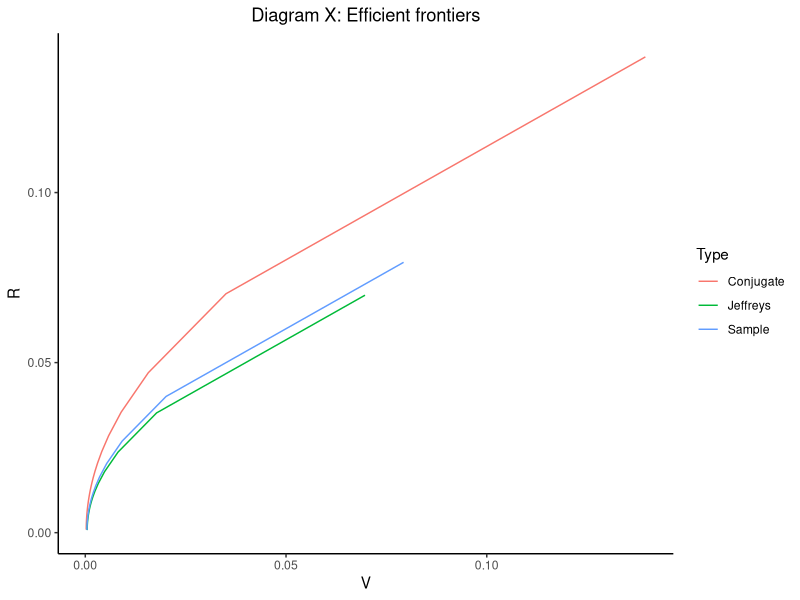
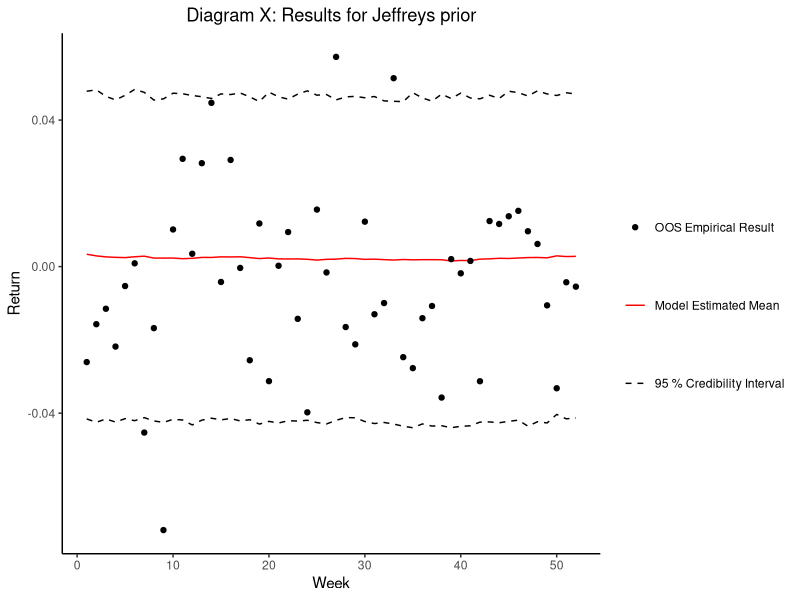
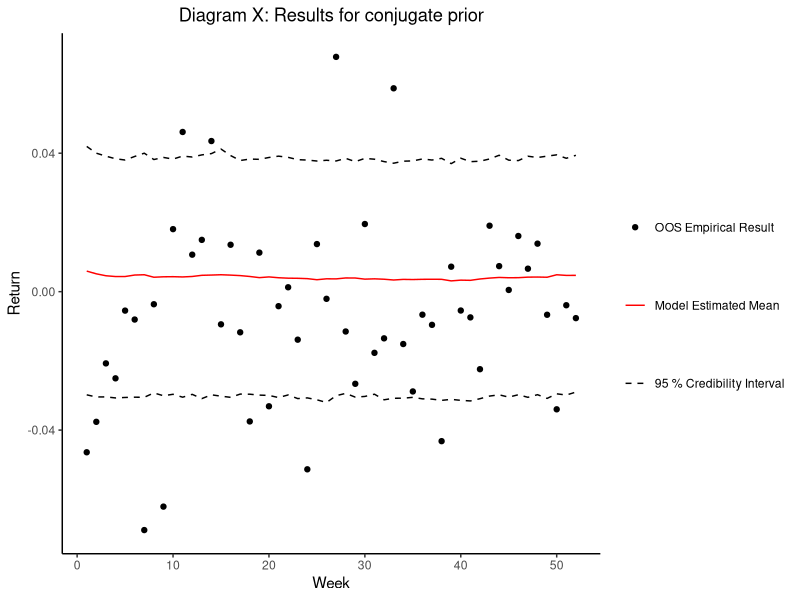
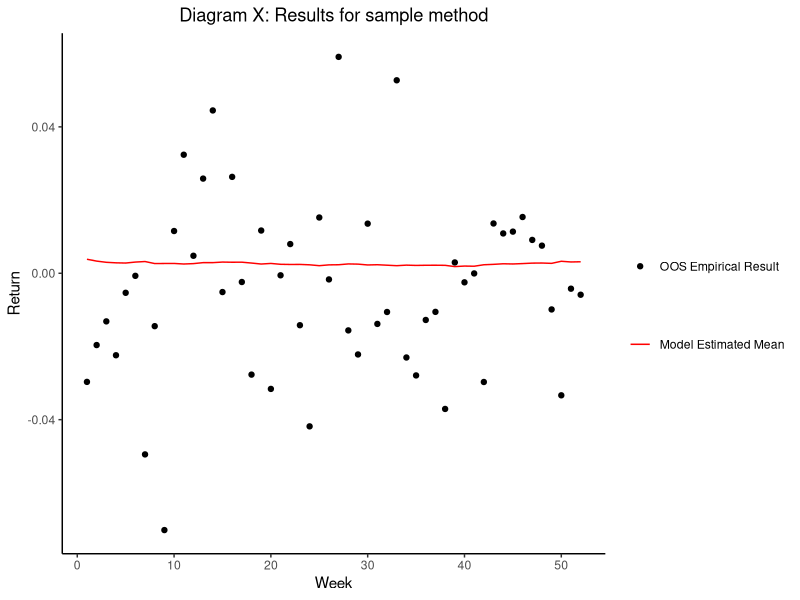

Generate these figures, in order, with R:
## ---- chunk 1

library(tidyverse)
library(quantmod)

# Function to optimize portfolio
opti <- function(x_bar, rets, gamma, type, d = nrow(rets), r = nrow(rets)){
  
  n <- nrow(rets)
  k <- ncol(rets)
  
  
  if(type == "sample"){
    c_kn <- 1/(n-1)
  }
  
  if (type == "jeff"){
   # Coefficient
    c_kn <- 1/(n-k-1) + (2*n - k - 1)/(n*(n-k-1)*(n-k-2)) 
  }
  
  if (type == "conj"){
   # Coefficient
    c_kn <- 1/(n+d-2*k-1) + (2*n+r+d-2*k-1)/((n+r)*(n+d-2*k-1)*(n+d-2*k-2))
  }
  
  # Covariance matrix
  S <- (n+1)*cov(rets)
  
  # Invert
  S_inv <- solve(S)
  
  # Vector of ones
  ones <- matrix(1:1, nrow = k, ncol = 1)
  
  # Normalization denominator
  den <- as.vector(t(ones) %*% S_inv %*% ones)
  
  # Q matrix
  Q <-  S_inv - (S_inv %*% ones %*% t(ones) %*% S_inv)/
                den
  
  # Quantites for MV
  w_mv <- (S_inv %*% ones)/den + gamma^(-1)*c_kn^(-1)*Q %*% x_bar
  
  r_mv <- (t(ones) %*% S_inv %*% x_bar)/den + 
        (t(x_bar) %*% Q %*% x_bar)/(gamma*c_kn)
  
  v_mv <- c_kn/den + 
          (t(x_bar) %*% Q %*% x_bar)/(gamma^2 * c_kn)
  
  return(list(ret = r_mv, var = v_mv, weights = w_mv, covmat = S, typeof = type))
  
}


# Simulation
sim_jeff <- function(weights, x_bar, n_samp, cov, n, k){
  
  samp_store <- c()
  
  for (i in 1:n_samp){
    
    t_1 <- rt(n = 1, df = n-k)
    t_2 <- rt(n = 1, df = n-k+1)
    
    samp <- t(weights) %*% x_bar +
            (sqrt(t(weights) %*% cov %*% weights))*(t_1/(sqrt(n*(n-k))) + 
                                          sqrt(1 + t_1^2/(n-k))*(t_2/sqrt(n-k+1)))
    
    samp_store <- c(samp_store, samp)
    
  }
  
  return(samp_store)
  
}

sim_con <- function(weights, x_bar, n_samp, cov, n, k, d = n, r = n){
  
  samp_store <- c()
  
  for (i in 1:n_samp){
    
    t_1 <- rt(n = 1, df = n+d-2*k)
    t_2 <- rt(n = 1, df = n+d-2*k+1)
    
    samp <- t(weights) %*% x_bar +
            (sqrt(t(weights) %*% cov %*% weights))*(t_1/(sqrt((n+r)*(n+d-2*k))) + 
                                          sqrt(1 + t_1^2/(n+d-2*k))*(t_2/sqrt(n+d-2*k+1)))
    
    samp_store <- c(samp_store, samp)
    
  }
  
  return(samp_store)
  
}

## ---- chunk 2

ret_date <- read_csv("returns.csv") %>% 
            filter(date < as.Date("2023-01-01"))

return_mat <- log(ret_date %>% select(-date) + 1)

meanvector <- t(return_mat %>%
            summarise(across(where(is.numeric), 
                     ~ mean(.x, na.rm = TRUE))))

df_conj <- data.frame()
df_jeff <- data.frame()
df_samp <- data.frame()

# Efficient frontier

for (i in 1:500){
  
  d_0 <- nrow(return_mat)
  r_0 <- nrow(return_mat)
  
  conj_eff <- opti(meanvector, return_mat, i, type = "conj", d = d_0, r = r_0)
  jeff_eff <- opti(meanvector, return_mat, i, type = "jeff")
  sample_eff <- opti(meanvector, return_mat, i, type = "sample")
  
  df_conj <- rbind(df_conj, c(conj_eff[1], conj_eff[2]))
  df_jeff <- rbind(df_jeff, c(jeff_eff[1], jeff_eff[2]))
  df_samp <- rbind(df_samp, c(sample_eff[1], sample_eff[2]))
  
}

df_conj <- cbind(df_conj, rep("Conjugate",nrow(df_conj)))
colnames(df_conj) <- c("ret", "var", "type")

df_jeff <- cbind(df_jeff, rep("Jeffreys",nrow(df_jeff)))
colnames(df_jeff) <- c("ret", "var", "type")

df_samp <- cbind(df_samp, rep("Sample",nrow(df_samp)))
colnames(df_samp) <- c("ret", "var", "type")

df <- rbind(df_conj, df_jeff, df_samp)

colnames(df) <- c("ret", "var", "type")

ggplot(df, 
       aes(x = var, 
           y = ret,
           color = as.factor(type))) +
  geom_line() +
  theme_classic() +
  labs(x = "V",
       y = "R",
       title = "Diagram X: Efficient frontiers") +
  guides(color = guide_legend(title="Type")) +
  theme(plot.title = element_text(hjust = 0.5))


## ---- chunk 3

ret_date <- read_csv("returns.csv") %>% 
            filter(date < as.Date("2023-01-01"))

dates <- ret_date %>% select(date)

ret_date_log <- log(ret_date %>% select(-date) + 1)
ret_date_log <- cbind(dates, ret_date_log)

result_jeff_df <- data.frame()

# Set time period
tp <- 52

# Start loop from t = 0 to t = tp
for (i in 0:(tp-1)){
  
  # Log returns
  ret_date <- ret_date_log
  
  # Slice return matrix for model
  return_mat <- ret_date %>% 
                select(-date) %>%
                slice((i+1):(nrow(ret_date)-tp+i))
  
  # Create mean vector
  meanvector <- t(return_mat %>%
              summarise(across(where(is.numeric), 
                       ~ mean(.x, na.rm = TRUE))))
  
  # Slice return mat for OOS returns
  oos_return <- ret_date %>% 
                select(-date) %>%
                slice(nrow(ret_date)-(tp-1)+i) %>%
                as.matrix()
  

  
  # Get optimization results
  optim <- opti(meanvector, return_mat, 50, "jeff")
  
  # Simulate
  sims <- sim_jeff(optim$weights, meanvector, 10000, optim$covmat, 
                  nrow(return_mat), ncol(return_mat))
  
  # Fetch OOS return for model weights
  oos_result <- oos_return %*% optim$weights
  
  quantiles <- quantile(sims, probs = c(0.025, 0.975))
  
  # Store results
  result_vec <- c(optim$ret, oos_result, optim$var, 
                  quantiles[[1]], quantiles[[2]])
  
  result_jeff_df <- rbind(result_jeff_df, result_vec)
  
}

result_jeff_df <- cbind(seq(1:tp), result_jeff_df)

colnames(result_jeff_df) <- c("index", "model_mean", "oos_result", "model_var", "q05", "q95")

ggplot(data = result_jeff_df,
       mapping = aes(x = index)) + 
  geom_line(aes(y = model_mean, color = "Model Estimated Mean")) +
  geom_point(aes(y = oos_result, fill = "OOS Empirical Result")) +
  geom_line(aes(y = q05, linetype = "95 % Credibility Interval")) +
  geom_line(aes(x = index, y = q95), linetype = "dashed") +
  scale_color_manual(name = "", values = c("Model Estimated Mean" = "red"))+
  scale_fill_manual(name = "", values = c("OOS Empirical Result" = "black"))+
  scale_linetype_manual(name = "", values = c("95 % Credibility Interval" = "dashed")) +
  labs(x = "Week",
       y = "Return",
       title = "Diagram X: Results for Jeffreys prior") +
  theme_classic() +
  theme(plot.title = element_text(hjust = 0.5))



## ---- chunk 4

result_conj_df <- data.frame()

# Set time period
tp <- 52

# Start loop from t = 0 to t = tp
for (i in 0:(tp-1)){
  
  # Log returns
  ret_date <- ret_date_log
  
  # Slice return matrix for model
  return_mat <- ret_date %>% 
                select(-date) %>%
                slice((i+1):(nrow(ret_date)-tp+i))
  
  # Create mean vector
  meanvector <- t(return_mat %>%
              summarise(across(where(is.numeric), 
                       ~ mean(.x, na.rm = TRUE))))
  
  # Slice return mat for OOS returns
  oos_return <- ret_date %>% 
                select(-date) %>%
                slice(nrow(ret_date)-(tp-1)+i) %>%
                as.matrix()
  
  
  # Get optimization results
  optim <- opti(meanvector, return_mat, 50, "conj")
  
  d_0 <- nrow(return_mat)
  r_0 <- nrow(return_mat)
  
  # Simulate
  sims <- sim_con(optim$weights, meanvector, 10000, optim$covmat, 
                  nrow(return_mat), ncol(return_mat), d = d_0, r = r_0)
  
  # Fetch OOS return for model weights
  oos_result <- oos_return %*% optim$weights
  
  quantiles <- quantile(sims, probs = c(0.025, 0.975))
  
  # Store results
  result_vec <- c(optim$ret, oos_result, optim$var, 
                  quantiles[[1]], quantiles[[2]])
  
  result_conj_df <- rbind(result_conj_df, result_vec)
  
}

result_conj_df <- cbind(seq(1:tp), result_conj_df)

colnames(result_conj_df) <- c("index", "model_mean", "oos_result", "model_var", "q05", "q95")

ggplot(data = result_conj_df,
       mapping = aes(x = index)) + 
  geom_line(aes(y = model_mean, color = "Model Estimated Mean")) +
  geom_point(aes(y = oos_result, fill = "OOS Empirical Result")) +
  geom_line(aes(y = q05, linetype = "95 % Credibility Interval")) +
  geom_line(aes(x = index, y = q95), linetype = "dashed") +
  scale_color_manual(name = "", values = c("Model Estimated Mean" = "red"))+
  scale_fill_manual(name = "", values = c("OOS Empirical Result" = "black"))+
  scale_linetype_manual(name = "", values = c("95 % Credibility Interval" = "dashed")) +
  labs(x = "Week",
       y = "Return",
       title = "Diagram X: Results for conjugate prior") +
  theme_classic() +
  theme(plot.title = element_text(hjust = 0.5))


## ---- chunk 5

results_omx_df <- data.frame()

omx_weights <- matrix(nrow = 30, ncol = 1,
                       c(3.08, 2.41,
                            4.98, 4.38,
                            8.42, 3.54,
                            0.89, 1.93,
                            0.77, 3.98,
                            3.17, 4.67,
                            1.22, 3.52,
                            6.04, 6.96,
                            0.72, 3.47,
                            0.46, 4.61,
                            0.46, 5.35,
                            1.46, 1.76,
                            4.23, 3.91,
                            3.67, 1.28,
                            2.52, 6.14)/100)

tp <- 52

# Start loop from t = 0 to t = tp
for (i in 0:(tp-1)){
  
  # Log returns
  ret_date <- ret_date_log
  
  # Slice return mat for OOS returns
  oos_return <- ret_date %>% 
                select(-date) %>%
                slice(nrow(ret_date)-(tp-1)+i) %>%
                as.matrix()

  # Fetch OOS return for model weights
  oos_result <- oos_return %*% omx_weights
  
  
  results_omx_df <- rbind(results_omx_df, oos_result)
  
}

colnames(results_omx_df) <- c("ret")

## ---- chunk 6

result_samp_df <- data.frame()

# Set time period
tp <- 52

# Start loop from t = 0 to t = tp
for (i in 0:(tp-1)){
  
  # Log returns
  ret_date <- ret_date_log
  
  # Slice return matrix for model
  return_mat <- ret_date %>% 
                select(-date) %>%
                slice((i+1):(nrow(ret_date)-tp+i))
  
  # Create mean vector
  meanvector <- t(return_mat %>%
              summarise(across(where(is.numeric), 
                       ~ mean(.x, na.rm = TRUE))))
  
  # Slice return mat for OOS returns
  oos_return <- ret_date %>% 
                select(-date) %>%
                slice(nrow(ret_date)-(tp-1)+i) %>%
                as.matrix()
  

  
  # Get optimization results
  optim <- opti(meanvector, return_mat, 50, "sample")
  
  # Simulate
#  sims <- sim_jeff(optim$weights, meanvector, 10000, optim$covmat, 
 #                 nrow(return_mat), ncol(return_mat))
  
  # Fetch OOS return for model weights
  oos_result <- oos_return %*% optim$weights
  
 # quantiles <- quantile(sims, probs = c(0.025, 0.975))
  
  # Store results
  result_vec <- c(optim$ret, oos_result, optim$var)
  
  result_samp_df <- rbind(result_samp_df, result_vec)
  
}

result_samp_df <- cbind(seq(1:tp), result_samp_df)

colnames(result_samp_df) <- c("index", "model_mean", "oos_result", "model_var")

ggplot(data = result_samp_df,
       mapping = aes(x = index)) + 
  geom_line(aes(y = model_mean, color = "Model Estimated Mean")) +
  geom_point(aes(y = oos_result, fill = "OOS Empirical Result")) +
  scale_color_manual(name = "", values = c("Model Estimated Mean" = "red"))+
  scale_fill_manual(name = "", values = c("OOS Empirical Result" = "black"))+
  labs(x = "Week",
       y = "Return",
       title = "Diagram X: Results for sample method") +
  theme_classic() + 
  theme(plot.title = element_text(hjust = 0.5))



